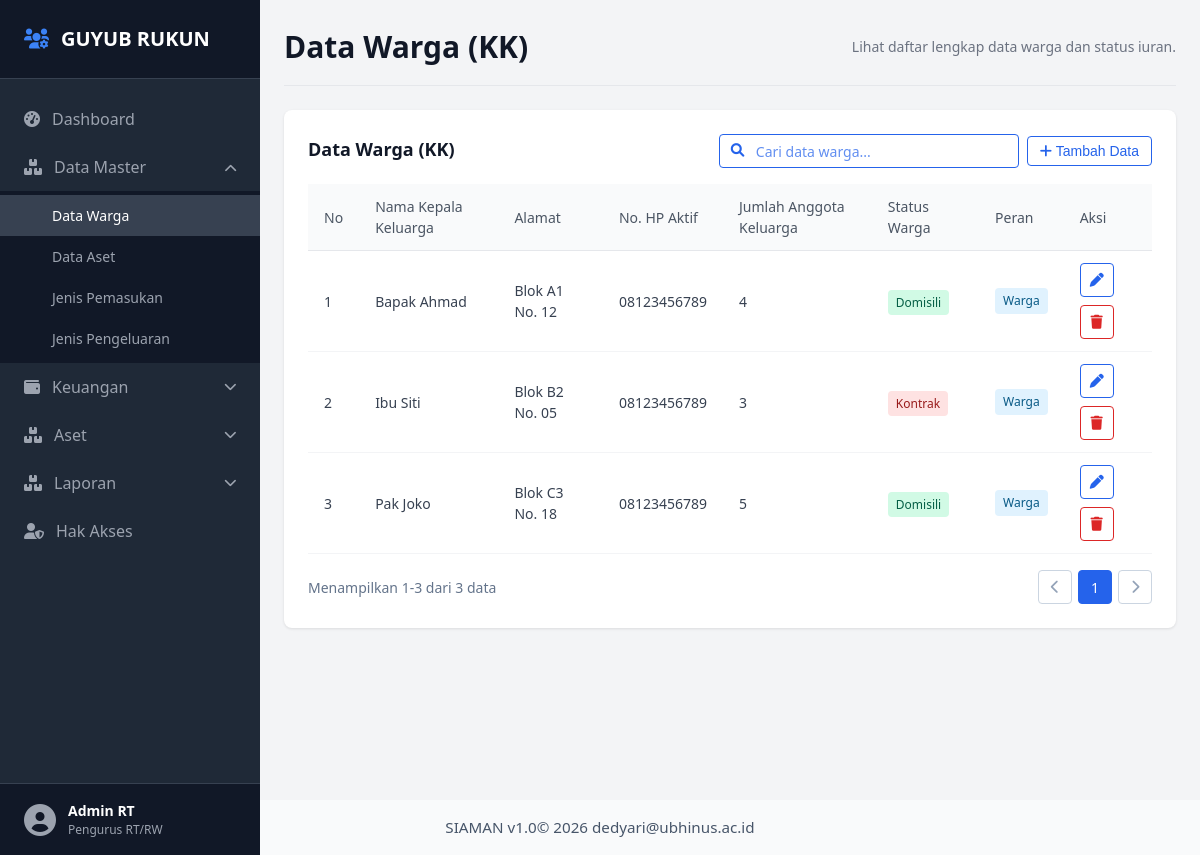
Page /data-warga.php on the committed database.
### tables this page shows
CREATE TABLE IF NOT EXISTS warga (
    id INT AUTO_INCREMENT PRIMARY KEY,
    nama VARCHAR(120) NOT NULL,
    alamat VARCHAR(180) NOT NULL,
    hp VARCHAR(30) NOT NULL,
    jumlah_anggota INT NOT NULL DEFAULT 1,
    status ENUM('Domisili', 'Kontrak', 'Aset') NOT NULL DEFAULT 'Domisili',
    peran_1 ENUM('Warga', 'Pengurus', 'Petugas Input', 'Admin') NOT NULL DEFAULT 'Warga',
    peran_2 ENUM('Warga', 'Pengurus', 'Petugas Input', 'Admin') NULL DEFAULT NULL,
    created_at TIMESTAMP DEFAULT CURRENT_TIMESTAMP,
    updated_at TIMESTAMP DEFAULT CURRENT_TIMESTAMP ON UPDATE CURRENT_TIMESTAMP
);

### inc/db.php (called while the page is built, shortened)
<?php
try {
    $dbAvailable = true;
} catch (PDOException $exception) {
    $dbError = $exception->getMessage();
}
?>

### inc/data.php (called while the page is built, shortened)
<?php
require_once __DIR__ . '/db.php';
function badgeClass($status) {
    return $status === 'Domisili' || $status === 'Aktif' || $status === 'Selesai' || $status === 'Baik'
        ? 'badge-pemasukan'
        : 'badge-pengeluaran';
}
function dbFetchAll($sql) {
    global $pdo, $dbAvailable;
    return $pdo->query($sql)->fetchAll();
}
if ($dbAvailable) {
    $dbWarga = dbFetchAll('SELECT id, nama, alamat, hp, jumlah_anggota, status, peran_1, peran_2 FROM warga ORDER BY id ASC');
    if ($dbWarga) {
        $wargaList = $dbWarga;
    }
}
?>

### data-warga.php (the view, shortened to what this page needs)
<?php
include 'inc/data.php';
include 'inc/header.php';
?>
<header class="dashboard-header">
    <h1>Data Warga (KK)</h1>
    <div class="periode-aktif">
        Lihat daftar lengkap data warga dan status iuran.
    </div>
</header>
<section class="details-box data-warga-box">
    <div class="transaksi-header">
        <h2>Data Warga (KK)</h2>
        <div class="header-actions">
            <label class="table-search" for="wargaSearch">
                <input type="search" id="wargaSearch" placeholder="Cari data warga..." aria-label="Cari data warga">
            </label>
            <button class="btn-filter" id="btnTambahData" onclick="addWarga()">
                <i class="fas fa-plus"></i> Tambah Data
            </button>
        </div>
    </div>
    <div class="table-responsive">
        <table class="data-table">
            <thead>
                <tr>
                    <th>No</th>
                    <th>Nama Kepala Keluarga</th>
                    <th>Alamat</th>
                    <th>No. HP Aktif</th>
                    <th>Jumlah Anggota Keluarga</th>
                    <th>Status Warga</th>
                    <th>Peran</th>
                    <th>Aksi</th>
                </tr>
            </thead>
            <tbody>
                <?php foreach ($wargaList as $index => $warga): ?>
                    <tr data-id="<?= htmlspecialchars($warga['id'] ?? '', ENT_QUOTES, 'UTF-8') ?>">
                        <td><?= $index + 1 ?></td>
                        <td><?= htmlspecialchars($warga['nama'], ENT_QUOTES, 'UTF-8') ?></td>
                        <td><?= htmlspecialchars($warga['alamat'], ENT_QUOTES, 'UTF-8') ?></td>
                        <td><?= htmlspecialchars($warga['hp'], ENT_QUOTES, 'UTF-8') ?></td>
                        <td><?= htmlspecialchars($warga['jumlah_anggota'], ENT_QUOTES, 'UTF-8') ?></td>
                        <td><span class="type-badge <?= badgeClass($warga['status']) ?>"><?= htmlspecialchars($warga['status'], ENT_QUOTES, 'UTF-8') ?></span></td>
                        <td>
                            <div class="role-badges">
                                <span class="type-badge badge-neutral"><?= htmlspecialchars($warga['peran_1'] ?? 'Warga', ENT_QUOTES, 'UTF-8') ?></span>
                            </div>
                        </td>
                        <td>
                            <div class="action-buttons">
                                <button class="btn-filter btn-icon" type="button" onclick="editWarga(this)" title="Edit" aria-label="Edit">
                                    <i class="fas fa-pen"></i>
                                </button>
                                <button class="btn-filter btn-icon btn-danger" type="button" onclick="deleteWarga(this)" title="Hapus" aria-label="Hapus">
                                    <i class="fas fa-trash"></i>
                                </button>
                            </div>
                        </td>
                    </tr>
                <?php endforeach; ?>
            </tbody>
        </table>
    </div>
    <div class="table-pagination" id="wargaPagination" aria-label="Navigasi halaman data warga"></div>
</section>
<?php include 'inc/footer.php'; ?>

### css/style.css (style rules this page uses)
* { margin: 0; padding: 0; box-sizing: border-box; }
body { font-family: 'Segoe UI', Tahoma, Geneva, Verdana, sans-serif; background-color: #f3f4f6; color: #1f2937; line-height: 1.5; }
.dashboard-header { display: flex; justify-content: space-between; align-items: center; border-bottom: 1px solid #e5e7eb; padding-bottom: 16px; margin-bottom: 24px; }
.dashboard-header h1 { font-size: 1.875rem; font-weight: 700; color: #111827; }
.periode-aktif { font-size: 0.875rem; color: #6b7280; }
.details-box { background-color: #ffffff; border-radius: 8px; box-shadow: 0 1px 3px rgba(0, 0, 0, 0.1); padding: 24px; }
.details-box h2 { font-size: 1.125rem; font-weight: 700; color: #111827; margin-bottom: 4px; }
.transaksi-header { display: flex; justify-content: space-between; align-items: center; gap: 16px; margin-bottom: 16px; }
.header-actions { display: flex; align-items: center; justify-content: flex-end; gap: 8px; }
.table-search { position: relative; display: flex; align-items: center; width: min(300px, 42vw); }
.table-search input { width: 100%; height: 34px; padding: 6px 12px 6px 36px; border: 1px solid #2563eb; border-radius: 4px; font-family: inherit; font-size: 0.875rem; color: #2563eb; background-color: #ffffff; transition: all 0.2s; }
.table-search input::placeholder { color: #2563eb; opacity: 0.72; }
.btn-filter { background: none; border: 1px solid #2563eb; color: #2563eb; padding: 6px 12px; border-radius: 4px; font-size: 0.875rem; cursor: pointer; transition: all 0.2s; }
.table-responsive { width: 100%; overflow-x: auto; }
.data-table { width: 100%; border-collapse: collapse; text-align: left; font-size: 0.875rem; }
.data-table th { background-color: #f9fafb; color: #4b5563; padding: 12px 16px; font-weight: 500; border-bottom: 1px solid #e5e7eb; }
.data-table td { padding: 12px 16px; border-bottom: 1px solid #f3f4f6; color: #374151; }
.table-pagination { display: flex; align-items: center; justify-content: space-between; gap: 16px; margin-top: 16px; }
.type-badge { font-size: 0.75rem; padding: 4px 8px; border-radius: 4px; font-weight: 500; }
.badge-pemasukan { background-color: #d1fae5; color: #065f46; }
.badge-pengeluaran { background-color: #fee2e2; color: #991b1b; }
.badge-neutral { background-color: #e0f2fe; color: #075985; }
.role-badges { display: flex; flex-wrap: wrap; gap: 6px; }
.action-buttons { display: flex; flex-wrap: wrap; gap: 8px; }
.btn-icon { width: 34px; height: 34px; display: inline-flex; align-items: center; justify-content: center; padding: 0; }
.btn-danger { border-color: #dc2626; color: #dc2626; }

### rows in the picture
warga: nama "Bapak Ahmad", alamat "Blok A1 No. 12", hp "08123456789", jumlah_anggota "4", status "Domisili", peran_1 "Warga"
warga: nama "Ibu Siti", alamat "Blok B2 No. 05", hp "08123456789", jumlah_anggota "3", status "Kontrak", peran_1 "Warga"
warga: nama "Pak Joko", alamat "Blok C3 No. 18", hp "08123456789", jumlah_anggota "5", status "Domisili", peran_1 "Warga"
